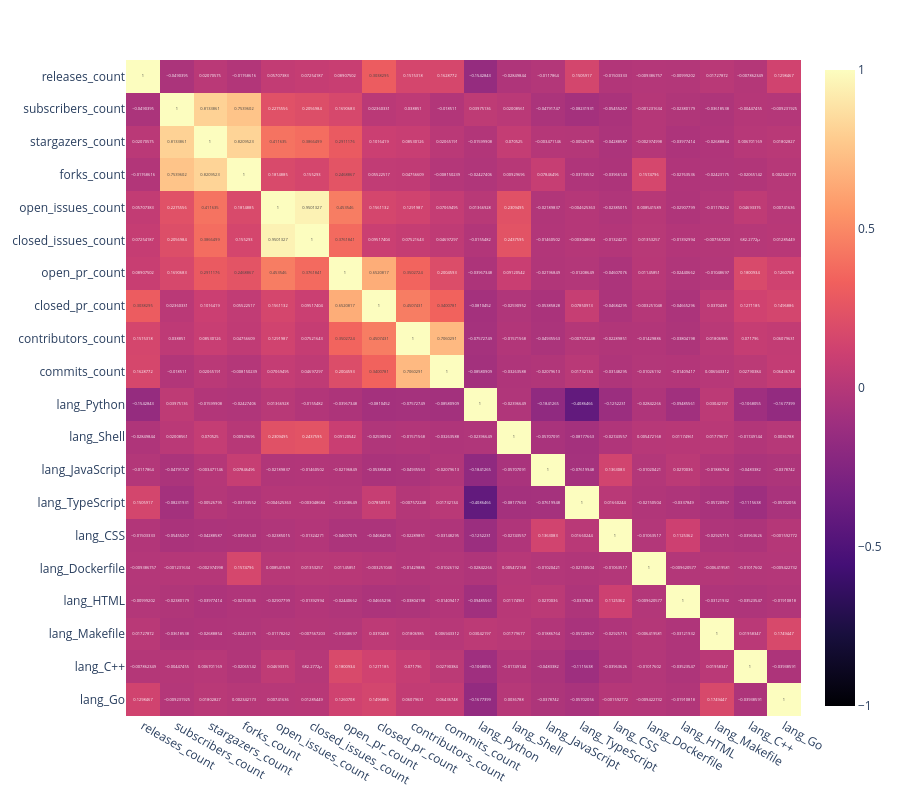

Notebook code for this chart:
### Markdown cell above
### Матрица корреляции

### Code cell
df_corr = df.select_dtypes(include=["number"]).drop(columns=["github_id"])
corr = df_corr.corr(numeric_only=True)

fig = px.imshow(
    corr,
    text_auto=True,          
    color_continuous_scale="Magma",
    zmin=-1,
    zmax=1,
    aspect="auto"
)

fig.update_layout(
    width=900,
    height=800
)

fig.show()
df.info()

### Figure 1 — Plotly figure (JSON) as saved in the notebook; plotly's stock layout.template omitted (floating-point values rounded to 4 significant figures; data arrays with more than 128 entries replaced by an {"elided": "..."} marker saying what was removed)
{"data": [{"coloraxis": "coloraxis", "hovertemplate": "x: %{x}<br>y: %{y}<br>color: %{z}<extra></extra>", "name": "0", "texttemplate": "%{z}", "type": "heatmap", "x": ["releases_count", "subscribers_count", "stargazers_count", "forks_count", "open_issues_count", "closed_issues_count", "open_pr_count", "closed_pr_count", "contributors_count", "commits_count", "lang_Python", "lang_Shell", "lang_JavaScript", "lang_TypeScript", "lang_CSS", "lang_Dockerfile", "lang_HTML", "lang_Makefile", "lang_C++", "lang_Go"], "xaxis": "x", "y": ["releases_count", "subscribers_count", "stargazers_count", "forks_count", "open_issues_count", "closed_issues_count", "open_pr_count", "closed_pr_count", "contributors_count", "commits_count", "lang_Python", "lang_Shell", "lang_JavaScript", "lang_TypeScript", "lang_CSS", "lang_Dockerfile", "lang_HTML", "lang_Makefile", "lang_C++", "lang_Go"], "yaxis": "y", "z": {"elided": "20x20 float values"}}], "layout": {"coloraxis": {"cmax": 1, "cmin": -1, "colorscale": [[0, "#000004"], [0.1111, "#180f3d"], [0.2222, "#440f76"], [0.3333, "#721f81"], [0.4444, "#9e2f7f"], [0.5556, "#cd4071"], [0.6667, "#f1605d"], [0.7778, "#fd9668"], [0.8889, "#feca8d"], [1, "#fcfdbf"]]}, "height": 800, "margin": {"t": 60}, "width": 900, "xaxis": {"anchor": "y", "domain": [0, 1]}, "yaxis": {"anchor": "x", "autorange": "reversed", "domain": [0, 1]}}}
